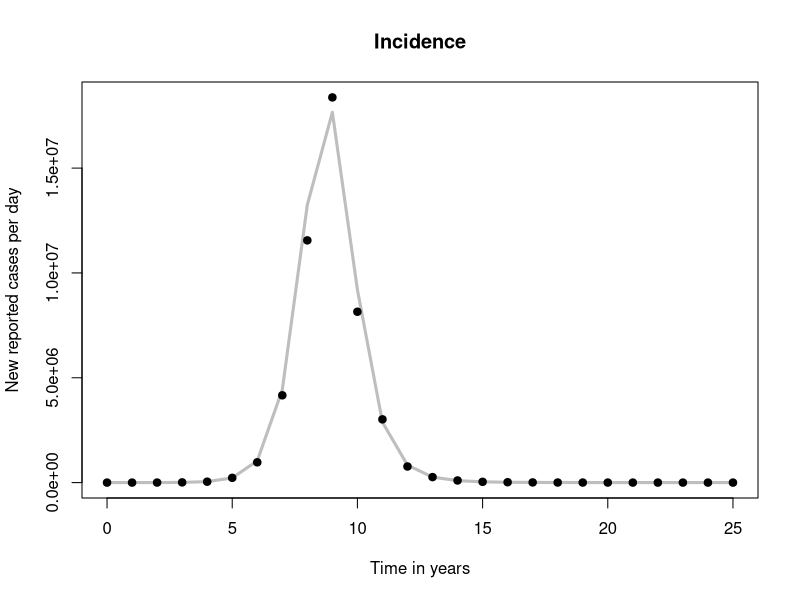
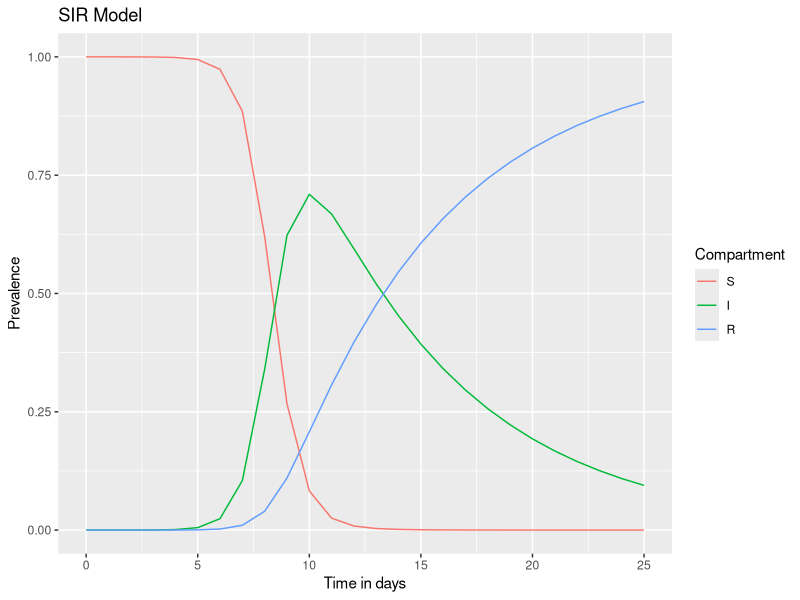

The R script that drew these images, in order: (Note: this script raises an error after producing the figures.)
#SIR Modelling (basic)

#library:
install.packages("deSolve")
library(deSolve)
install.packages("reshape2")
library(reshape2)
install.packages("ggplot2")
library(ggplot2)

#inputs

initP<-50000000# population size


initI<-100 # Infectious
initR<-0 # Immune
initS<-initP-initI-initR # Susceptible (non-immune)
R0=12
state <- c(S = initS, I = initI,R = initR)
parameters <- c(beta<-R0*1/7 , 
                gamma<-1/7)
beta

#Timeframe
t_start <- 0
t_stop <- 25
times <- seq(t_start, t_stop)

#Model
sir_model<-function(time, state, parameters){
  with(as.list(c(state,parameters)),{
    N<-S+I+R
    lambda=beta*(I/N)
    dS=-lambda*S
    dI=lambda*S-gamma*I
    dR=gamma*I
    return(list(c(dS,dI,dR)))
    })
}



#outs

#Calculation of differential equations

out<-ode(y=state,times=times,func=sir_model,parms=parameters)

# total population
pop<-out[,"S"]+out[,"I"]+out[,"R"]
time<-out[,"time"]
# weekly incidence
inc <- 0*time
inc[2:length(time)]<- -(out[2:length(time),"S"]-out[1:(length(time)-1),"S"])


# generate simulated data
incdat1<-rnbinom(rep(1,length(times)), size= 200, mu=inc) #generate data from negative binomial process

# COMPARING THE MODEL out WITH DATA
par(mfrow=c(1,1))
yl <- c(0,max(incdat1,inc))
plot(time,inc,type='l',lwd=3,main = "Incidence",xlab = "Time in years",ylab="New reported cases per day",ylim=yl,col='grey')
points(time,incdat1,pch=19,col='black')

x <- matrix(0,nrow=length(time),ncol=2)

x[,1]<-time
x[,2]<-incdat1
# create data file
write.csv(x, file = "new_data.csv", row.names = FALSE)




#OLD CODES (Part 2)
out_full<-melt(as.data.frame(out),id='time')
#The purpose of the melt function is to transform a wide-format data frame into a long-format data frame. 


out_full$proportion<-out_full$value/sum(state)
#sum(state_values)=1000
out_full

#Plot


ggplot(out_full,aes(x=time,y=proportion, color=variable, gropu=variable))+
  geom_line()+
  xlab('Time in days')+
  ylab("Prevalence")+
  labs(color='Compartment',title='SIR Model')

#Effective Reproduction Number
out$reff<-parameters[1]/parameters[2]*out$S/(out$S+out$I+out$R)
out$reff
out$R0 <- parameters[1]/parameters[2]
out$R0
ggplot()+
  geom_line(data=out,aes(x=time,y=reff))+
  geom_line(data=out,aes(x=time,y=R0),color='red')+
  geom_line(data=out,aes(x=time,y=reff),color='green')+
  xlab("Time in days")+
  ylab("Reff")+
  labs(title=paste("Reproduction number levels with: Beta = ",parameters[1],"and Gamma= ",parameters[2]))



#To get incidence data from the infected dataset (To extract the daily incidence data from the out of the number of infected people, you can calculate the difference between the number of infected individuals on consecutive days. This will give you the number of newly infected people on each day. )

# Calculate daily incidence
#out$daily_incidence <- -c(0, diff(out$S))
#out
